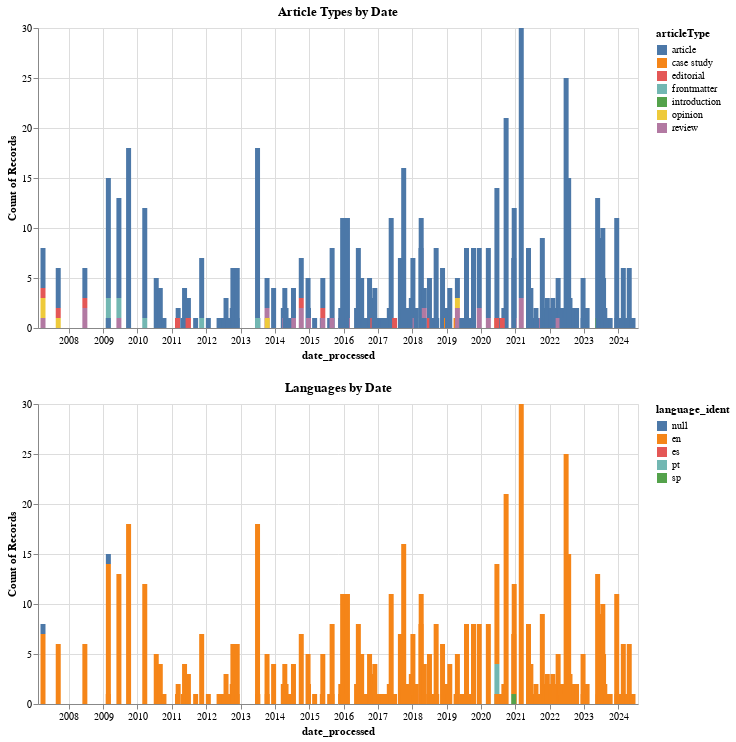

Notebook code for this chart:
### Code cell
article_type_chart = alt.Chart(processed_df[['date_processed', 'language_ident', 'DHQarticle-id', 'articleType']]).mark_bar().encode(
    x='date_processed',
    y='count()',
    color='articleType',
	tooltip=['articleType', 'date_processed']
).properties(
    width=600,
    height=300,
    title='Article Types by Date'
)

language_ident_chart = alt.Chart(processed_df[['date_processed', 'language_ident', 'DHQarticle-id']]).mark_bar().encode(
    x='date_processed',
    y='count()',
    color='language_ident',
	tooltip=['language_ident', 'date_processed']
).properties(
    width=600,
    height=300,
    title='Languages by Date'
)

alt.vconcat(article_type_chart, language_ident_chart).resolve_scale(color='independent')

### Figure 1 — Vega-Lite specification as saved in the notebook (floating-point values rounded to 4 significant figures; data arrays with more than 128 entries replaced by an {"elided": "..."} marker saying what was removed)
{"$schema": "https://vega.github.io/schema/vega-lite/v5.20.1.json", "config": {"view": {"continuousHeight": 300, "continuousWidth": 300}}, "datasets": {"data-00e7faa97e6e1c26db6e7f76f01e6631": {"elided": "756 records"}, "data-401a818c26f710c4e1e26bbf750858dd": {"elided": "756 records"}}, "resolve": {"scale": {"color": "independent"}}, "vconcat": [{"data": {"name": "data-00e7faa97e6e1c26db6e7f76f01e6631"}, "encoding": {"color": {"field": "articleType", "type": "nominal"}, "tooltip": [{"field": "articleType", "type": "nominal"}, {"field": "date_processed", "type": "temporal"}], "x": {"field": "date_processed", "type": "temporal"}, "y": {"aggregate": "count", "type": "quantitative"}}, "height": 300, "mark": {"type": "bar"}, "title": "Article Types by Date", "width": 600}, {"data": {"name": "data-401a818c26f710c4e1e26bbf750858dd"}, "encoding": {"color": {"field": "language_ident", "type": "nominal"}, "tooltip": [{"field": "language_ident", "type": "nominal"}, {"field": "date_processed", "type": "temporal"}], "x": {"field": "date_processed", "type": "temporal"}, "y": {"aggregate": "count", "type": "quantitative"}}, "height": 300, "mark": {"type": "bar"}, "title": "Languages by Date", "width": 600}]}
